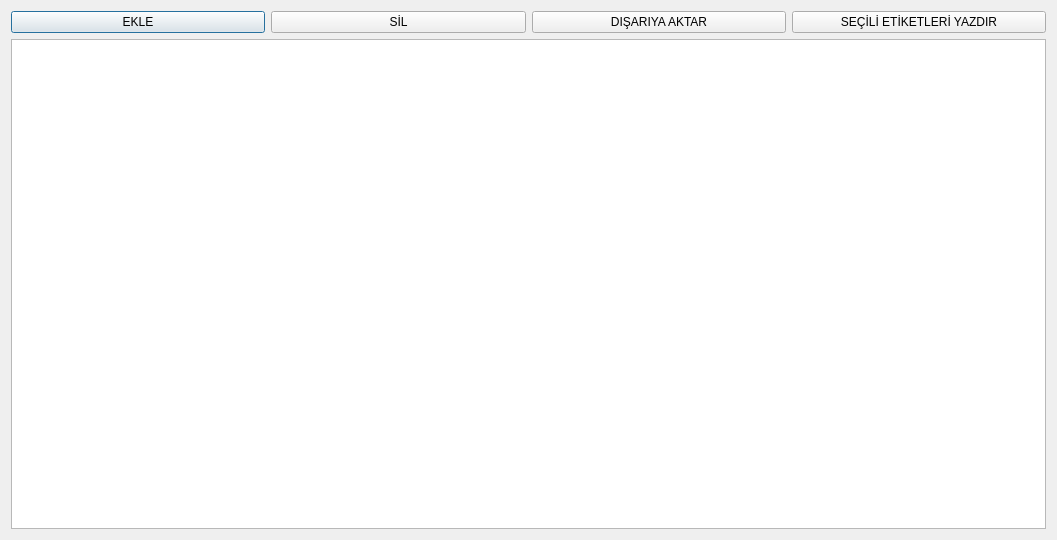
<?xml version="1.0" encoding="UTF-8"?>
<ui version="4.0">
 <class>Books</class>
 <widget class="QDialog" name="Books">
  <property name="geometry">
   <rect>
    <x>0</x>
    <y>0</y>
    <width>1057</width>
    <height>540</height>
   </rect>
  </property>
  <property name="windowTitle">
   <string>Eserler</string>
  </property>
  <property name="modal">
   <bool>true</bool>
  </property>
  <layout class="QVBoxLayout" name="verticalLayout">
   <item>
    <layout class="QHBoxLayout" name="horizontalLayout_2">
     <item>
      <widget class="QPushButton" name="btn_add">
       <property name="text">
        <string>EKLE</string>
       </property>
      </widget>
     </item>
     <item>
      <widget class="QPushButton" name="btn_del">
       <property name="text">
        <string>SİL</string>
       </property>
       <property name="shortcut">
        <string>Del</string>
       </property>
      </widget>
     </item>
     <item>
      <widget class="QPushButton" name="btn_export">
       <property name="text">
        <string>DIŞARIYA AKTAR</string>
       </property>
      </widget>
     </item>
     <item>
      <widget class="QPushButton" name="btn_printLabels">
       <property name="text">
        <string>SEÇİLİ ETİKETLERİ YAZDIR</string>
       </property>
      </widget>
     </item>
    </layout>
   </item>
   <item>
    <widget class="QTableView" name="tblView_booksList">
     <property name="alternatingRowColors">
      <bool>true</bool>
     </property>
     <property name="selectionBehavior">
      <enum>QAbstractItemView::SelectRows</enum>
     </property>
     <property name="gridStyle">
      <enum>Qt::DashLine</enum>
     </property>
     <property name="sortingEnabled">
      <bool>true</bool>
     </property>
     <attribute name="horizontalHeaderStretchLastSection">
      <bool>true</bool>
     </attribute>
    </widget>
   </item>
  </layout>
 </widget>
 <resources/>
 <connections/>
</ui>
